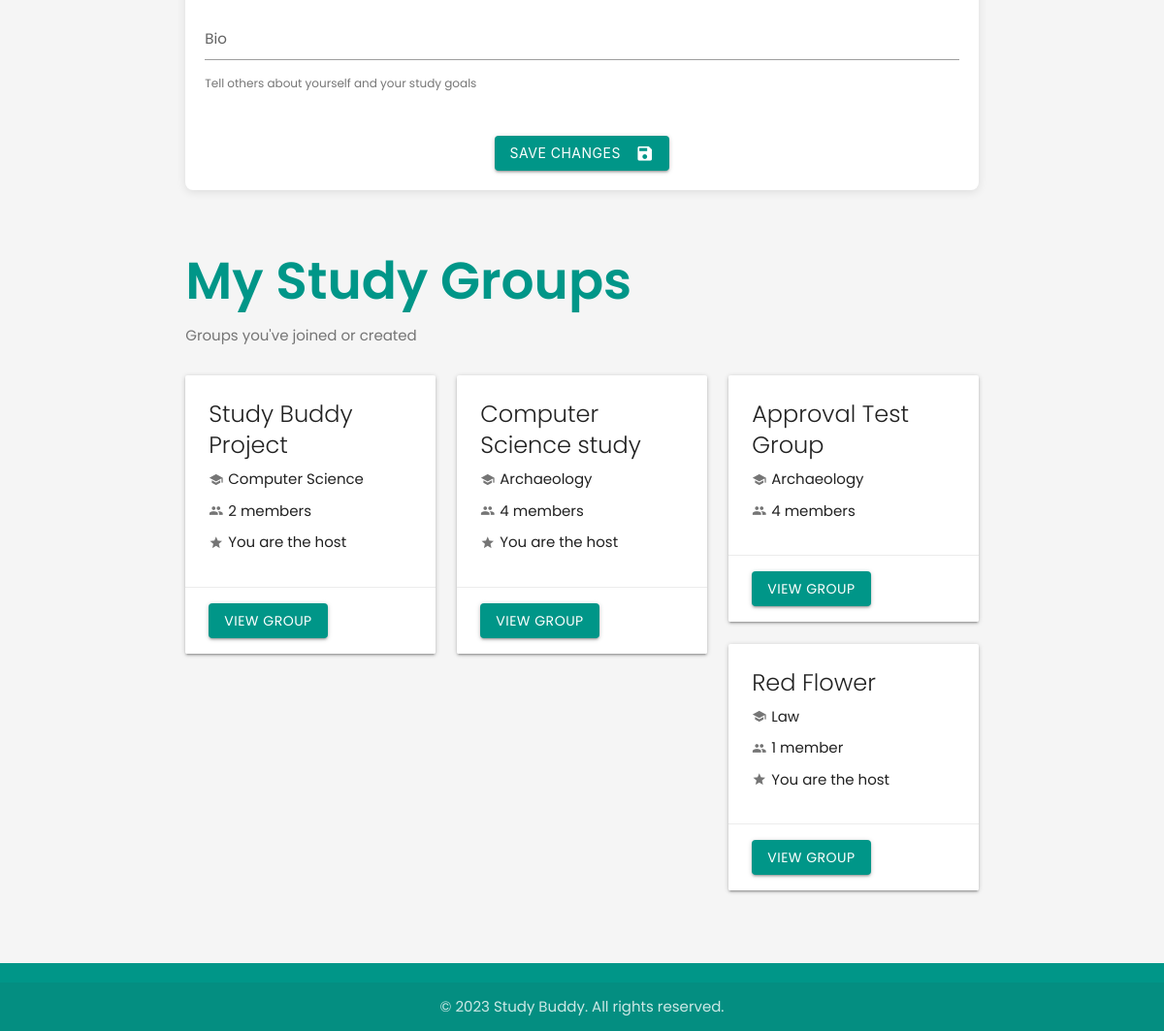
Before: /profile/profile (signed in, lower part) with the older database file.
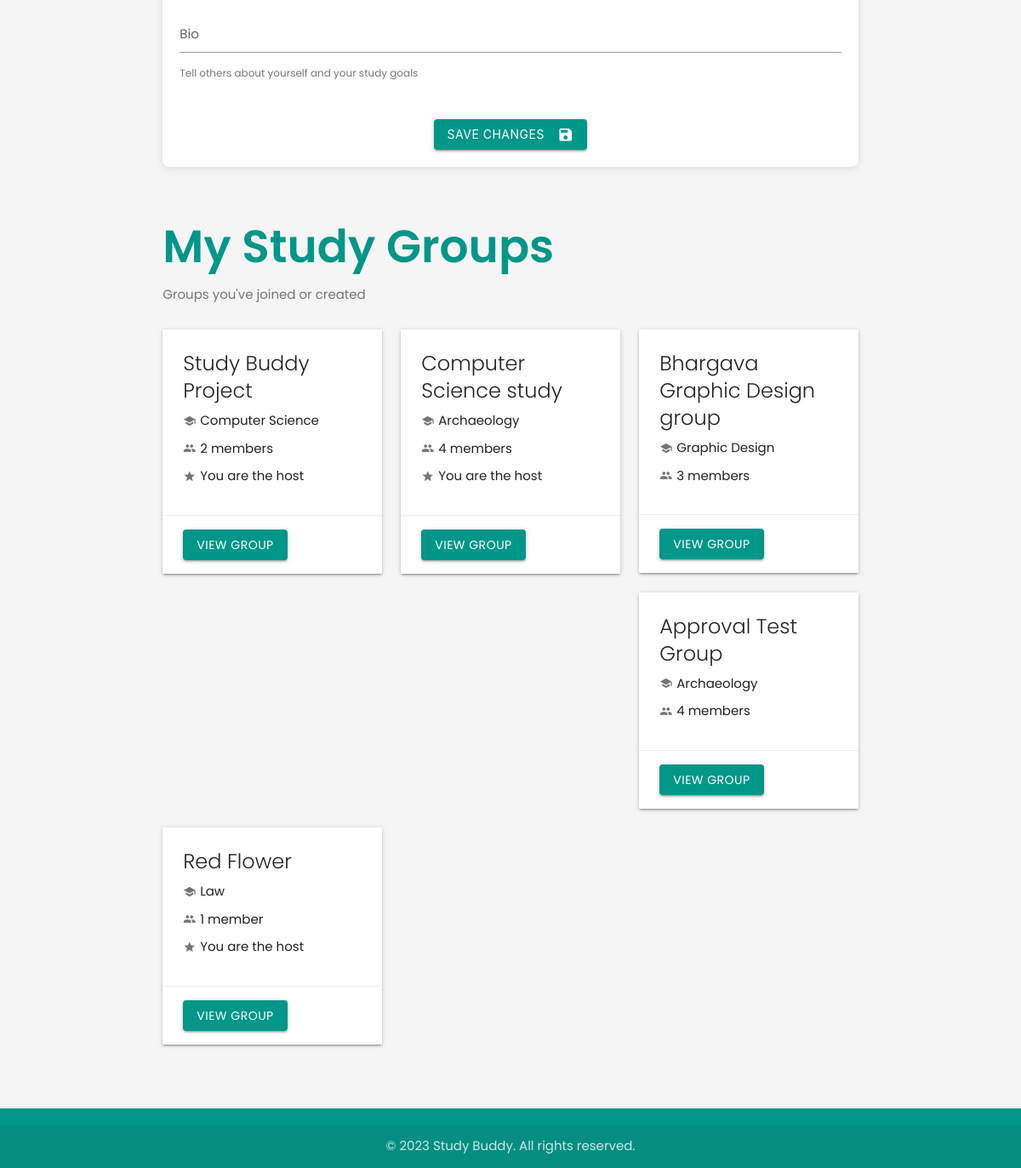
After: the same page with the newer database file.
### userDashboard/models.py (models this page shows, shortened)
class GroupMembership(models.Model):
    user = models.ForeignKey(settings.AUTH_USER_MODEL, on_delete=models.CASCADE)
    group = models.ForeignKey(StudyGroup, on_delete=models.CASCADE)
    date_joined = models.DateTimeField(auto_now_add=True)
    is_active = models.BooleanField(default=True)
    class Meta:
        unique_together = ('user', 'group')

class StudyGroup(models.Model):
    title = models.CharField(max_length=100)
    description = models.TextField()
    subject = models.ForeignKey(Subject, on_delete=models.CASCADE, related_name='study_groups')
    host = models.ForeignKey(settings.AUTH_USER_MODEL, on_delete=models.CASCADE, related_name='hosted_groups')
    members = models.ManyToManyField(settings.AUTH_USER_MODEL, through='GroupMembership', related_name='joined_groups')
    max_members = models.PositiveIntegerField(default=8)
    meeting_date = models.DateField()
    meeting_time = models.TimeField()
    meeting_location = models.CharField(max_length=255, blank=True)
    slug = models.SlugField(max_length=120, blank=True)
    created_at = models.DateTimeField(auto_now_add=True)
    updated_at = models.DateTimeField(auto_now=True)
    class Meta:
        ordering = ['meeting_date', 'meeting_time']

### userProfile/models.py (models this page shows, shortened)
class Subject(models.Model):
    name = models.CharField(max_length=100, unique=True)
    description = models.TextField(blank=True)
    class Meta:
        ordering = ['name']

### userProfile/views.py (the view, shortened to what this page needs)
# urls.py: path('profile/', include('userProfile.urls')),
@login_required
def profile(request):
    user = request.user
    user_profile = user.profile
    subjects = Subject.objects.all().order_by('name')
    selected_subject_ids = list(user_profile.subjects.values_list('id', flat=True))
    memberships = GroupMembership.objects.filter(user=user, is_active=True).select_related('group', 'group__subject')
    context = {
        'user': user,
        'subjects': subjects,
        'selected_subject_ids': selected_subject_ids,
        'profile': user_profile,
        'memberships': memberships
    }
    return render(request, 'userProfile/profile.html', context)

### userProfile/templates/userProfile/profile.html (shortened to what this page needs)
<!DOCTYPE html>
<html lang="en">
<head>
  <link rel="stylesheet" href="https://cdnjs.cloudflare.com/ajax/libs/materialize/1.0.0/css/materialize.min.css">
</head>
<body>
  <main id="main-content" class="container">
    <div class="row">
      <div class="col s12">
        <div class="profile-card card">
          <form method="post">
            <div class="form-section">
              <div class="row">
                <div class="input-field col s12">
                  <textarea id="bio" name="bio" class="materialize-textarea">{{ profile.bio }}</textarea>
                  <label for="bio" {% if profile.bio %}class="active"{% endif %}>Bio</label>
                  <span class="helper-text">Tell others about yourself and your study goals</span>
                </div>
              </div>
            </div>
            <div class="submit-section">
              <button type="submit" class="btn waves-effect waves-light">
                Save Changes
                <i class="material-icons right">save</i>
              </button>
            </div>
          </form>
        </div>
      </div>
    </div>
    <div class="row">
      <div class="col s12">
        <h2 class="page-title" style="margin-top: 2rem;">My Study Groups</h2>
        <p class="page-subtitle">Groups you've joined or created</p>
        {% if memberships %}
          <div class="row">
            {% for membership in memberships %}
              <div class="col s12 m6 l4">
                <div class="card hoverable">
                  <div class="card-content">
                    <span class="card-title">{{ membership.group.title }}</span>
                    <div style="display: flex; align-items: center; margin-bottom: 10px;">
                      <i class="material-icons tiny" style="margin-right: 5px; color: #757575;">school</i>
                      <span>{{ membership.group.subject.name }}</span>
                    </div>
                    <div style="display: flex; align-items: center; margin-bottom: 10px;">
                      <i class="material-icons tiny" style="margin-right: 5px; color: #757575;">group</i>
                      <span>{{ membership.group.members.count }} member{{ membership.group.members.count|pluralize }}</span>
                    </div>
                    {% if membership.group.host == user %}
                      <div style="display: flex; align-items: center; margin-bottom: 10px;">
                        <i class="material-icons tiny" style="margin-right: 5px; color: #757575;">star</i>
                        <span>You are the host</span>
                      </div>
                    {% endif %}
                  </div>
                  <div class="card-action">
                    <a href="{% url 'group_details' group_id=membership.group.id slug=membership.group.slug %}" class="btn">View Group</a>
                  </div>
                </div>
              </div>
            {% endfor %}
          </div>
        {% else %}
          <div class="card-panel">
            <p>You haven't joined any study groups yet. <a href="{% url 'dashboard' %}">Find groups to join!</a></p>
          </div>
        {% endif %}
      </div>
    </div>
  </main>
  <footer class="page-footer teal">
    <div class="footer-copyright">
      <div class="container center-align">
        &copy; 2023 Study Buddy. All rights reserved.
      </div>
    </div>
  </footer>
</body>
</html>

Changed rows visible on the page:
added GroupMembership: group "Bhargava Graphic Design group", group.subject.name "Graphic Design", group.members.count "3"
